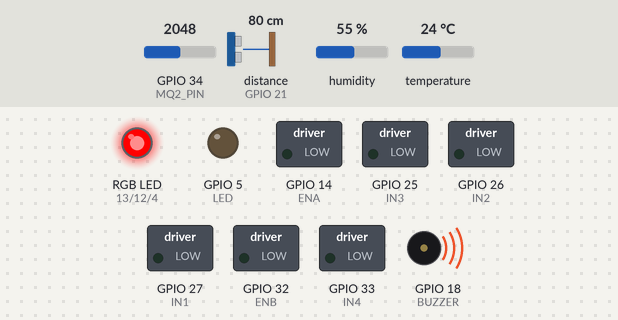
Bench run of a program on a simulated ESP32. Parts: switched loads named in the program (green lamp = pin HIGH), an RGB LED mixed from three pins (HIGH = lit), output pins drawn as LEDs (lit = HIGH), buzzer (waves = sounding, pin HIGH). Wiring (inferred from the names in the program): ultrasonic range finder: trigger GPIO 19; echo GPIO 21. Dashed ring = blinking. The inputs (shaded band) are chosen by the test bench; at power-on: GPIO 34 (MQ2_PIN) = 2048, distance to the obstacle (sensor on GPIO 21) 80 cm, temperature 24 °C, humidity 55 %. The echo pulse lasts 58.3 µs per cm; WiFi joins after 1.5 s; servers stay silent unless stated; random numbers use the default seed unless the program sets one; pins used as bus, display or sensor lines are not drawn; what the program prints to the serial monitor is not drawn.

Above: at 3.0 s.
3.1 s: GPIO 34 (MQ2_PIN) set to 900
At 5.87 s:
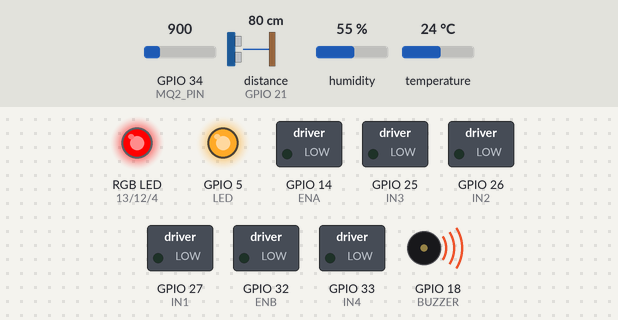
9.7 s: GPIO 34 (MQ2_PIN) set to 820
At 11.1 s:
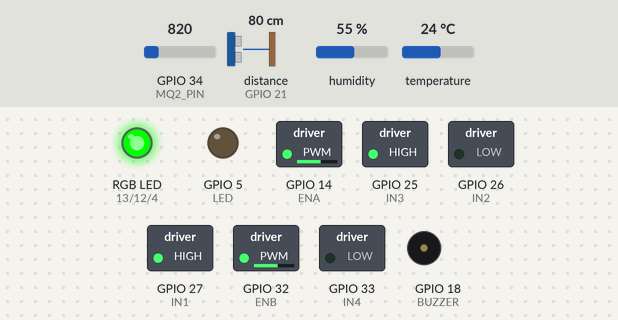
At 12.97 s:
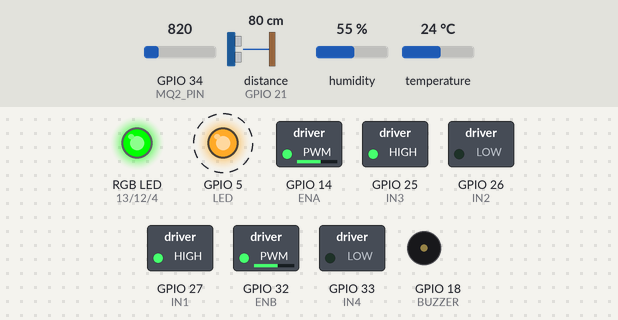
14.5 s: distance to the obstacle (sensor on GPIO 21) set to 22 cm
18.0 s: distance to the obstacle (sensor on GPIO 21) set to 19 cm
At 18.77 s:
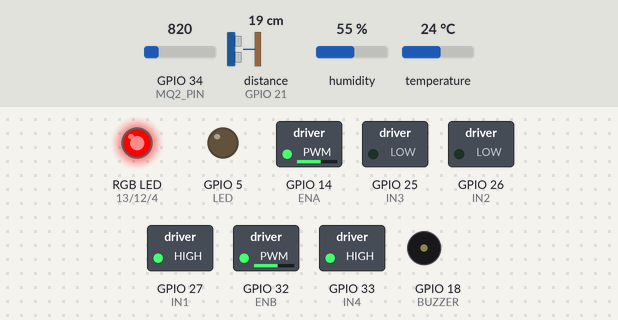
21.5 s: temperature set to 39 °C
25.0 s: temperature set to 42 °C
Timing chart, 0 to 56.5 s (numbered marks = the images above; inputs shaded):
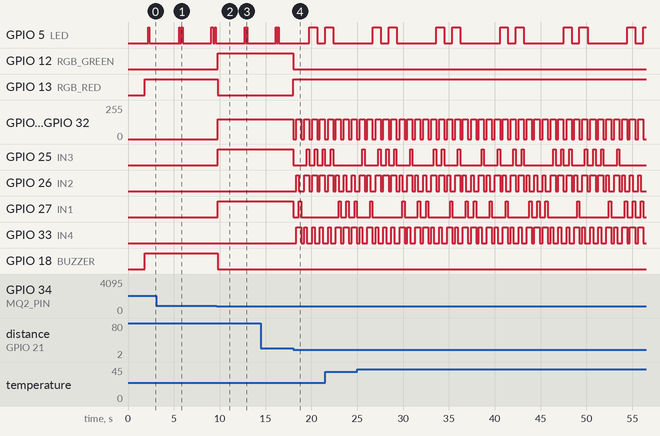

Measured:
- the behaviour switches between 851 and 850 on GPIO 34 (MQ2_PIN) (found by bisection; images 1 and 2)
- the behaviour switches between 21 and 20 cm on distance to the obstacle (sensor on GPIO 21) (found by bisection; images 3 and 4)
- after the input at 9.7 s, GPIO 12 (RGB_GREEN), GPIO 25 (IN3), GPIO 27 (IN1): LOW → HIGH after 0.11 s; GPIO 13 (RGB_RED), GPIO 18 (BUZZER): HIGH → LOW after 0.11 s; GPIO 14 (ENA), GPIO 32 (ENB): 0/255 → 149/255 after 0.11 s
- after the input at 18.0 s, GPIO 12 (RGB_GREEN): HIGH → LOW at once; GPIO 13 (RGB_RED): LOW → HIGH at once
- by itself, GPIO 5 (LED): repeats every 6.9 s: LOW 0.85 s, HIGH 0.88 s, LOW 4.3 s, HIGH 0.88 s

The program:

main.cpp
```cpp
#include <Arduino.h>
#include <DHT.h>
#include <WiFi.h>
#include <WiFiClientSecure.h>
#include <UniversalTelegramBot.h>
#include "secrets.h"

WiFiClientSecure secured_client;
UniversalTelegramBot bot(BOT_TOKEN, secured_client);

unsigned long lastStatusUpdate = 0;
const long StatusInterval = 600000; // 10 minutes
bool dangerAlertSent = false;

float temp = 0;
float humidity = 0;
int smoke = 0;

// Motor A (Left side)
#define IN1 27
#define IN2 26
#define ENA 14

// Motor B (Right side)
#define IN3 25
#define IN4 33
#define ENB 32

#define MOTOR_SPEED 150  // 0-255, tune this later

// Code for RGB LED
#define RGB_RED 13
#define RGB_GREEN 12
#define RGB_BLUE 4

// Code for LED
#define LED 5
unsigned long lastLEDBlink = 0;
int ledBlinkStep = 0;
const long LED_BLINK_ON = 100;
const long LED_BLINK_OFF = 100;
const long LED_BLINK_PAUSE = 3000;

// Active alarm state
bool tempDanger = false;
bool smokeDanger = false;

// Code for the sensors
#define MQ2_PIN 34
#define SMOKE_THRESHOLD 850

#define DHTPIN 15
#define DHTTYPE DHT11
#define TEMP_THRESHOLD 40.0

// Code for Ultrasonic Sensor
#define TRIG 19
#define ECHO 21

// Code for Buzzer
#define BUZZER 18

const long UltrasonicInterval = 100;
unsigned long lastUltrasonicRead = 0;

unsigned long lastDHTRead = 0;
unsigned long lastMQ2Read = 0;
const long DHTInterval = 2000;
const long MQ2Interval = 500;

DHT dht(DHTPIN, DHTTYPE);

// ── Patrol state machine ─────────
enum State { PATROL, AVOID, DANGER };
State currentState = PATROL;

void setupMotors() {
    pinMode(IN1, OUTPUT);
    pinMode(IN2, OUTPUT);
    pinMode(IN3, OUTPUT);
    pinMode(IN4, OUTPUT);
    ledcSetup(0, 1000, 8); // channel 0, ENA
    ledcSetup(1, 1000, 8); // channel 1, ENB
    ledcAttachPin(ENA, 0);
    ledcAttachPin(ENB, 1);
}

void stopMotors() {
    digitalWrite(IN1, LOW);
    digitalWrite(IN2, LOW);
    digitalWrite(IN3, LOW);
    digitalWrite(IN4, LOW);
    ledcWrite(0, 0);
    ledcWrite(1, 0);
}

void forward() {
    digitalWrite(IN1, HIGH);
    digitalWrite(IN2, LOW);
    digitalWrite(IN3, HIGH);
    digitalWrite(IN4, LOW);
    ledcWrite(0, MOTOR_SPEED);
    ledcWrite(1, MOTOR_SPEED);
}

void backward() {
    digitalWrite(IN1, LOW);
    digitalWrite(IN2, HIGH);
    digitalWrite(IN3, LOW);
    digitalWrite(IN4, HIGH);
    ledcWrite(0, MOTOR_SPEED);
    ledcWrite(1, MOTOR_SPEED);
}

void turn_left() {
    digitalWrite(IN1, HIGH);
    digitalWrite(IN2, LOW);
    digitalWrite(IN3, LOW);
    digitalWrite(IN4, HIGH);
    ledcWrite(0, MOTOR_SPEED);
    ledcWrite(1, MOTOR_SPEED);
}

void turn_right() {
    digitalWrite(IN1, LOW);
    digitalWrite(IN2, HIGH);
    digitalWrite(IN3, HIGH);
    digitalWrite(IN4, LOW);
    ledcWrite(0, MOTOR_SPEED);
    ledcWrite(1, MOTOR_SPEED);
}

void setRGB(bool red, bool green, bool blue) {
    digitalWrite(RGB_RED, red);
    digitalWrite(RGB_GREEN, green);
    digitalWrite(RGB_BLUE, blue);
}

void updateLED(unsigned long currentMillis) {
    const long blinkDurations[5] = {LED_BLINK_ON, LED_BLINK_OFF, LED_BLINK_ON, LED_BLINK_OFF, LED_BLINK_PAUSE};
    const bool blinkStates[5] = {HIGH, LOW, HIGH, LOW, LOW};

    if (currentMillis - lastLEDBlink >= blinkDurations[ledBlinkStep]) {
        lastLEDBlink = currentMillis;
        ledBlinkStep = (ledBlinkStep + 1) % 5;
        digitalWrite(LED, blinkStates[ledBlinkStep]);
    }
}

// Returns distance in cm
float getDistance() {
    digitalWrite(TRIG, LOW);
    delayMicroseconds(2);
    digitalWrite(TRIG, HIGH);
    delayMicroseconds(10);
    digitalWrite(TRIG, LOW);
    long duration = pulseIn(ECHO, HIGH);
    return duration * 0.034 / 2;
}


void sendDangerAlert() {
    String message = "*** FIRE DETECTED ***\n";
    message += "Smoke level: " + String(smoke) + "\n";
    message += "Temperature: " + String(temp) + " C\n";
    message += "Robot has stopped and alarm is sounding.";

    Serial.println("Attempting to send Telegram alert...");
    bool sent = bot.sendMessage(CHAT_ID, message, "");

    if (sent) {
        Serial.println("Telegram alert sent successfully!");
    } else {
        Serial.println("Telegram alert FAILED to send!");
    }
}

void sendStatusUpdate() {
    String message = "Status Update\n";
    message += "State: ";
    if (currentState == PATROL) message += "Patrolling\n";
    else if (currentState == AVOID) message += "Avoiding obstacle\n";
    else if (currentState == DANGER) message += "DANGER\n";
    message += "Temperature: " + String(temp) + " C\n";

    message += "Smoke level: " + String(smoke) + "\n";
    message += "All systems normal.";
    bot.sendMessage(CHAT_ID, message, "");
}

void setup() {
    Serial.begin(9600);
    setupMotors();
    Serial.println("System ready.");

    WiFi.begin(WIFI_SSID, WIFI_PASSWORD);
    Serial.print("Connecting to WiFi");
    while (WiFi.status() != WL_CONNECTED) {
        delay(500);
        Serial.print(".");
    }
    Serial.println();
    Serial.print("Connected! IP: ");
    Serial.println(WiFi.localIP());

    secured_client.setInsecure(); // skip SSL certificate check

    bot.sendMessage(CHAT_ID, "Fire Patrol Robot is online and starting patrol.", "");

    // Code for RGB LED
    pinMode(RGB_RED, OUTPUT);
    pinMode(RGB_GREEN, OUTPUT);
    pinMode(RGB_BLUE, OUTPUT);

    // Code for LED
    pinMode(LED, OUTPUT);
    digitalWrite(LED, HIGH);

    // code for the sensors
    dht.begin();

    // Code for Ultrasonic Sensor
    pinMode(TRIG, OUTPUT);
    pinMode(ECHO, INPUT);

    // Code for Buzzer
    pinMode(BUZZER, OUTPUT);

    randomSeed(analogRead(0));
}

void loop() {
    unsigned long currentMillis = millis();

    if (currentMillis - lastStatusUpdate >= StatusInterval) {
    lastStatusUpdate = currentMillis;
    sendStatusUpdate();
}
    // ── DHT11 every 2s ───────────────────────────────────────────
    if (currentMillis - lastDHTRead >= DHTInterval) {
        lastDHTRead = currentMillis;
        temp = dht.readTemperature();

        if (isnan(temp)) {
            Serial.println("DHT read failed!");
        } else {
            Serial.print("Temp: "); Serial.print(temp);
            Serial.println("C");

            if (temp > TEMP_THRESHOLD) {
                tempDanger = true;
                Serial.println("DANGER — High temperature!");
            } else {
                tempDanger = false;
                Serial.println("Temperature normal.");
            }
        }
    }

    // ── MQ2 every 500ms ──────────────────────────────────────────
    if (currentMillis - lastMQ2Read >= MQ2Interval) {
        lastMQ2Read = currentMillis;
        smoke = analogRead(MQ2_PIN);
        Serial.print("Smoke: "); Serial.println(smoke);

        if (smoke > SMOKE_THRESHOLD) {
            smokeDanger = true;
            Serial.println("DANGER — Smoke detected!");
        } else {
            smokeDanger = false;
            Serial.println("Air clear.");
        }
    }

    // ── LED blink ─────────────────────────────────────────────────
    updateLED(currentMillis);

    // ── Determine state ───────────────────────────────────────────
    if (tempDanger && smokeDanger || smoke > 1500 || temp > 50) {
        currentState = DANGER;
    } else if (currentState == DANGER && !tempDanger && !smokeDanger) {
        currentState = PATROL;
        dangerAlertSent = false;
        Serial.println("Danger cleared — resuming patrol");
    }

    // ── Ultrasonic every 100ms ────────────────────────────────────
    if (currentMillis - lastUltrasonicRead >= UltrasonicInterval) {
        lastUltrasonicRead = currentMillis;
        float distance = getDistance();
        Serial.print("Distance: "); Serial.print(distance); Serial.println(" cm");

        if (currentState != DANGER && distance < 20) {
            currentState = AVOID;
        } else if (currentState == AVOID && distance >= 20) {
            currentState = PATROL;
        }
    }

    // ── State machine ─────────────────────────────────────────────
    switch (currentState) {

        case PATROL:
            setRGB(0, 1, 0);
            digitalWrite(BUZZER, LOW);
            forward();
            break;

        case AVOID:
            setRGB(1, 0, 0);
            digitalWrite(BUZZER, LOW);
            stopMotors();
            delay(300);
            backward();
            delay(300);
            stopMotors();
            if (random(2) == 0) {
                turn_left();
                Serial.println("Avoiding — turning left");
            } else {
                turn_right();
                Serial.println("Avoiding — turning right");
            }
            delay(250);
            stopMotors();
            currentState = PATROL;
            break;

        case DANGER:
            stopMotors();
            setRGB(1, 0, 0);
            digitalWrite(BUZZER, HIGH);
            Serial.println("*** DANGER — FIRE DETECTED ***");
            if (!dangerAlertSent) {
            sendDangerAlert();
            dangerAlertSent = true;
            }
            Serial.print("Smoke: "); Serial.print(smoke);
            Serial.print(" | Temp: "); Serial.println(temp);
            break;
    }
}
```

secrets.h
```cpp
#ifndef SECRETS_H
#define SECRETS_H

const char* WIFI_SSID = "WEQUA";
const char* WIFI_PASSWORD = "454NFR52B39";
const char* BOT_TOKEN = "8833195283:AAEUXVBNsvrwFmACPFLBLrokQghPKwDHa2k";
const char* CHAT_ID = "6361598097";

//const char* WIFI_SSID = "Idoom4G_AT_B311_674E";
//const char* WIFI_PASSWORD = "TQMB6F05T64";
//const char* BOT_TOKEN = "8833195283:AAEUXVBNsvrwFmACPFLBLrokQghPKwDHa2k";
//const char* CHAT_ID = "6361598097";

#endif
```
